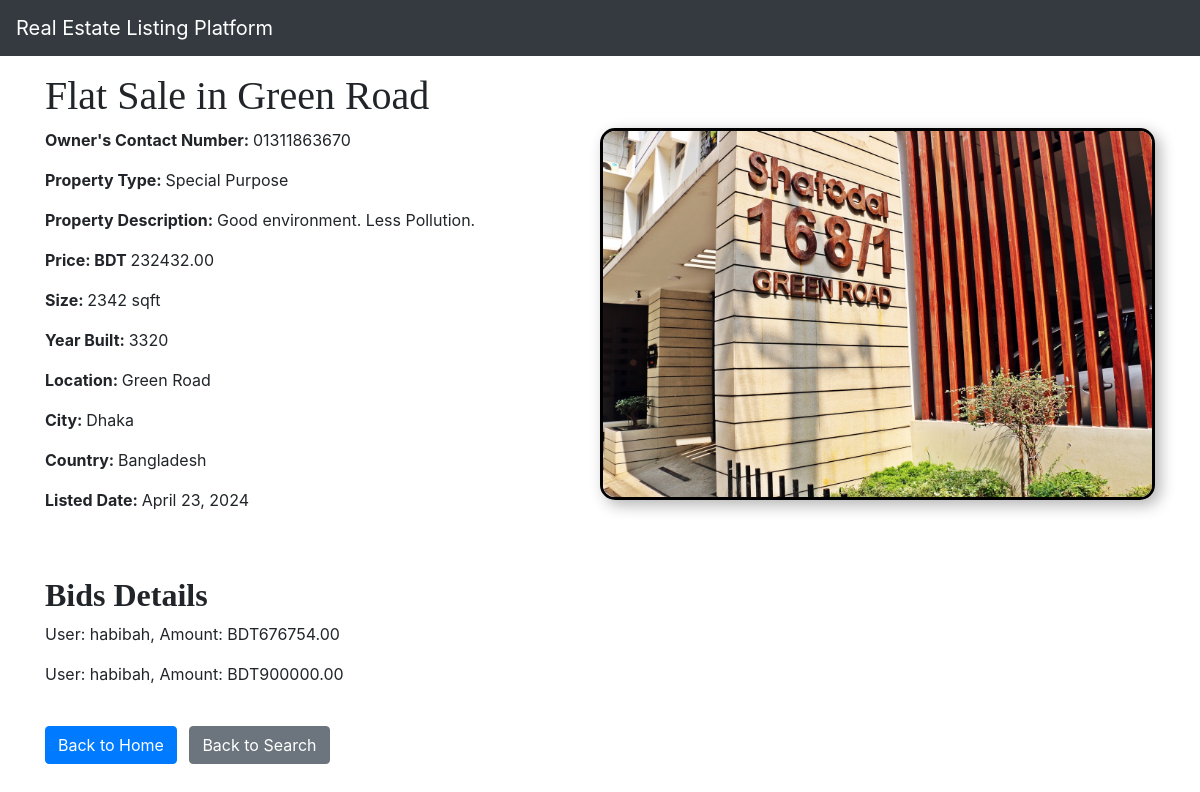
Screenshot of /details/14 with the database file from the repository.
### platforms/models.py (models this page shows, shortened)
class Platform(models.Model):
    property_type_choices = [
        ('Residential', 'Residential'),
        ('Commercial', 'Commercial'),
        ('Land', 'Land'),
        ('Industrial', 'Industrial'),
        ('Special Purpose', 'Special Purpose')
    ]
    owner_contact_number = models.CharField(max_length=15, blank=True, null=True)
    title = models.CharField(max_length=100)
    description = models.TextField(default="This Property is mindblowing!")
    property_type = models.CharField(max_length=20, choices=property_type_choices)
    price = models.DecimalField(max_digits=10, decimal_places=2)
    size_sqft = models.PositiveIntegerField()
    year_built = models.PositiveIntegerField()
    location = models.CharField(max_length=100)
    city = models.CharField(max_length=50)
    country = models.CharField(max_length=50)
    listed_date = models.DateField(auto_now_add=True)
    image = models.ImageField(default='houses.png', blank=True)

class Bid(models.Model):
    user = models.ForeignKey(User, on_delete=models.CASCADE)
    property = models.ForeignKey(Platform, on_delete=models.CASCADE, related_name='bids')
    amount = models.DecimalField(max_digits=10, decimal_places=2)
    bid_status = models.CharField(max_length=20, choices=[
        ('Pending', 'Pending'),
        ('Accepted', 'Accepted'),
        ('Rejected', 'Rejected')
    ], default='Pending')
    date_placed = models.DateTimeField(auto_now_add=True)

### mysite/views.py (the view)
# urls.py: path('details/<int:property_id>', views.details, name='details'),
def details(request, property_id):
    platform = get_object_or_404(Platform, pk=property_id)
    bids = platform.bids.all().select_related('user')
    return render(request, 'details.html', {
    "platform": platform,  'bids': bids,
  })

### templates/details.html (shortened to what this page needs)
<!DOCTYPE html>
<html lang="en">
<head>
    <link rel="stylesheet" href="https://cdn.jsdelivr.net/npm/bootstrap@4.3.1/dist/css/bootstrap.min.css">
      <link rel="stylesheet" href="https://stackpath.bootstrapcdn.com/bootstrap/4.3.1/css/bootstrap.min.css">
    <link rel="stylesheet" href="https://use.fontawesome.com/releases/v5.8.1/css/all.css">
</head>
<body>
   <nav class="navbar navbar-expand-md navbar-dark bg-dark fixed-top">
    <a class="navbar-brand" href="#">Real Estate Listing Platform</a>
</nav>
<br> <br>
    <div class="container mt-4">
        <h1 style = "font-family: 'Montserrat';" >{{ platform.title }}</h1>
        <img src="{{ platform.image.url }}" alt="Property Image" align= "right" class="bordered-image"  style="max-width: 50%; height: 50%;  border: 3px solid black;  border-radius: 15px; box-shadow: 5px 5px 15px rgba(0, 0, 0, 0.3); ">
         <p><strong>Owner's Contact Number: </strong> {{ platform.owner_contact_number }}</p>
        <p><strong>Property Type: </strong> {{ platform.property_type }}</p>
         <p><strong>Property Description: </strong> {{ platform.description }}</p>
        <p><strong>Price: BDT </strong> {{ platform.price }}</p>
        <p><strong>Size: </strong> {{ platform.size_sqft }} sqft</p>
        <p><strong>Year Built: </strong> {{ platform.year_built }}</p>
        <p><strong>Location: </strong> {{ platform.location }}</p>
        <p><strong>City: </strong> {{ platform.city }}</p>
        <p><strong>Country: </strong> {{ platform.country }}</p>
        <p><strong>Listed Date: </strong> {{ platform.listed_date }}</p>
        <br> <br>
        <h2 style = "font-family: 'Montserrat';"><b>Bids Details</b></h2>
    <div id="bids">
        {% for bid in bids %}
            <p>User: {{ bid.user.username }}, Amount: BDT{{ bid.amount }}</p>
        {% endfor %}
    </div>
        <br>
            <a href="{% url 'home' %}" class="btn btn-primary">Back to Home</a>
            <a href="{% url 'search' %}" class="btn btn-secondary ml-2">Back to Search</a>
    </div>
</body>
</html>

### rows the page displays
Platform: title "Flat Sale in Green Road", image (picture), owner_contact_number "01311863670", property_type "Special Purpose", description "Good environment. Less Pollution.", price "232432.00", size_sqft "2342", year_built "3320", location "Green Road", city "Dhaka", country "Bangladesh", listed_date "April 23, 2024"
Bid: user.username "habibah", amount "676754.00"
Bid: user.username "habibah", amount "900000.00"
